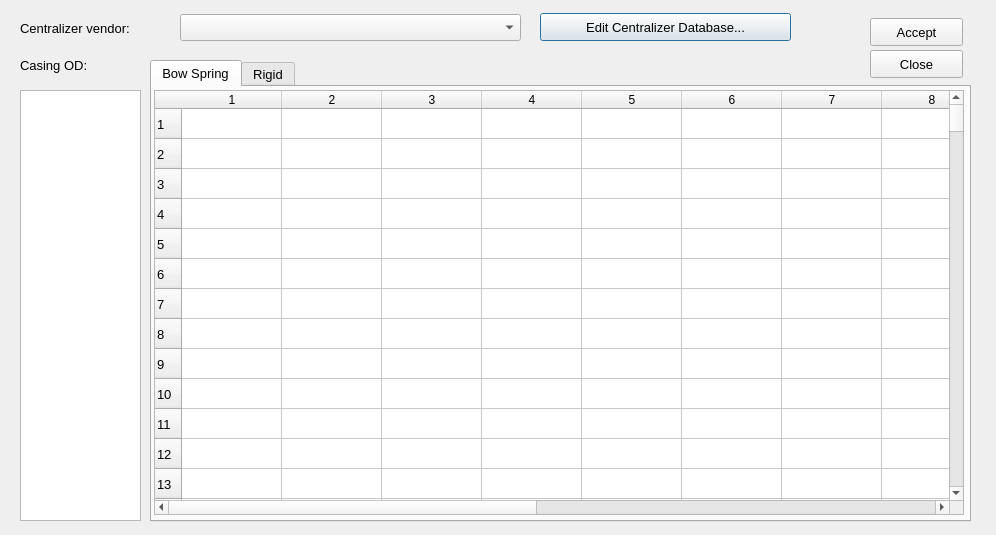
<?xml version="1.0" encoding="UTF-8"?>
<ui version="4.0">
 <class>CentralizerDatabase</class>
 <widget class="QDialog" name="CentralizerDatabase">
  <property name="geometry">
   <rect>
    <x>0</x>
    <y>0</y>
    <width>996</width>
    <height>535</height>
   </rect>
  </property>
  <property name="font">
   <font>
    <pointsize>10</pointsize>
   </font>
  </property>
  <property name="windowTitle">
   <string>Centralizer Database</string>
  </property>
  <widget class="QLabel" name="label">
   <property name="geometry">
    <rect>
     <x>20</x>
     <y>20</y>
     <width>151</width>
     <height>16</height>
    </rect>
   </property>
   <property name="font">
    <font>
     <pointsize>10</pointsize>
    </font>
   </property>
   <property name="text">
    <string>Centralizer vendor:</string>
   </property>
  </widget>
  <widget class="QComboBox" name="CDBVendor_comboBox">
   <property name="geometry">
    <rect>
     <x>180</x>
     <y>14</y>
     <width>341</width>
     <height>27</height>
    </rect>
   </property>
   <property name="font">
    <font>
     <pointsize>10</pointsize>
    </font>
   </property>
  </widget>
  <widget class="QPushButton" name="CDBEditCentralizerDB_pushButton">
   <property name="geometry">
    <rect>
     <x>540</x>
     <y>13</y>
     <width>251</width>
     <height>28</height>
    </rect>
   </property>
   <property name="text">
    <string>Edit Centralizer Database...</string>
   </property>
  </widget>
  <widget class="QLabel" name="label_2">
   <property name="geometry">
    <rect>
     <x>20</x>
     <y>55</y>
     <width>91</width>
     <height>21</height>
    </rect>
   </property>
   <property name="text">
    <string>Casing OD:</string>
   </property>
  </widget>
  <widget class="QListWidget" name="CDBCasingOD_listWidget">
   <property name="geometry">
    <rect>
     <x>20</x>
     <y>90</y>
     <width>121</width>
     <height>431</height>
    </rect>
   </property>
  </widget>
  <widget class="QTabWidget" name="CDB_tabWidget">
   <property name="geometry">
    <rect>
     <x>150</x>
     <y>60</y>
     <width>821</width>
     <height>462</height>
    </rect>
   </property>
   <property name="tabShape">
    <enum>QTabWidget::Rounded</enum>
   </property>
   <property name="currentIndex">
    <number>0</number>
   </property>
   <widget class="QWidget" name="tab">
    <attribute name="title">
     <string>Bow Spring</string>
    </attribute>
    <widget class="QTableWidget" name="CDBBowSpring_tableWidget">
     <property name="geometry">
      <rect>
       <x>2</x>
       <y>3</y>
       <width>810</width>
       <height>425</height>
      </rect>
     </property>
     <property name="horizontalScrollMode">
      <enum>QAbstractItemView::ScrollPerPixel</enum>
     </property>
     <property name="gridStyle">
      <enum>Qt::SolidLine</enum>
     </property>
     <property name="wordWrap">
      <bool>true</bool>
     </property>
     <property name="cornerButtonEnabled">
      <bool>true</bool>
     </property>
     <property name="rowCount">
      <number>200</number>
     </property>
     <property name="columnCount">
      <number>16</number>
     </property>
     <row/>
     <row/>
     <row/>
     <row/>
     <row/>
     <row/>
     <row/>
     <row/>
     <row/>
     <row/>
     <row/>
     <row/>
     <row/>
     <row/>
     <row/>
     <row/>
     <row/>
     <row/>
     <row/>
     <row/>
     <row/>
     <row/>
     <row/>
     <row/>
     <row/>
     <row/>
     <row/>
     <row/>
     <row/>
     <row/>
     <row/>
     <row/>
     <row/>
     <row/>
     <row/>
     <row/>
     <row/>
     <row/>
     <row/>
     <row/>
     <row/>
     <row/>
     <row/>
     <row/>
     <row/>
     <row/>
     <row/>
     <row/>
     <row/>
     <row/>
     <row/>
     <row/>
     <row/>
     <row/>
     <row/>
     <row/>
     <row/>
     <row/>
     <row/>
     <row/>
     <row/>
     <row/>
     <row/>
     <row/>
     <row/>
     <row/>
     <row/>
     <row/>
     <row/>
     <row/>
     <row/>
     <row/>
     <row/>
     <row/>
     <row/>
     <row/>
     <row/>
     <row/>
     <row/>
     <row/>
     <row/>
     <row/>
     <row/>
     <row/>
     <row/>
     <row/>
     <row/>
     <row/>
     <row/>
     <row/>
     <row/>
     <row/>
     <row/>
     <row/>
     <row/>
     <row/>
     <row/>
     <row/>
     <row/>
     <row/>
     <row/>
     <row/>
     <row/>
     <row/>
     <row/>
     <row/>
     <row/>
     <row/>
     <row/>
     <row/>
     <row/>
     <row/>
     <row/>
     <row/>
     <row/>
     <row/>
     <row/>
     <row/>
     <row/>
     <row/>
     <row/>
     <row/>
     <row/>
     <row/>
     <row/>
     <row/>
     <row/>
     <row/>
     <row/>
     <row/>
     <row/>
     <row/>
     <row/>
     <row/>
     <row/>
     <row/>
     <row/>
     <row/>
     <row/>
     <row/>
     <row/>
     <row/>
     <row/>
     <row/>
     <row/>
     <row/>
     <row/>
     <row/>
     <row/>
     <row/>
     <row/>
     <row/>
     <row/>
     <row/>
     <row/>
     <row/>
     <row/>
     <row/>
     <row/>
     <row/>
     <row/>
     <row/>
     <row/>
     <row/>
     <row/>
     <row/>
     <row/>
     <row/>
     <row/>
     <row/>
     <row/>
     <row/>
     <row/>
     <row/>
     <row/>
     <row/>
     <row/>
     <row/>
     <row/>
     <row/>
     <row/>
     <row/>
     <row/>
     <row/>
     <row/>
     <row/>
     <row/>
     <row/>
     <row/>
     <row/>
     <row/>
     <row/>
     <row/>
     <row/>
     <row/>
     <row/>
     <row/>
     <row/>
     <row/>
     <row/>
     <column/>
     <column/>
     <column/>
     <column/>
     <column/>
     <column/>
     <column/>
     <column/>
     <column/>
     <column/>
     <column/>
     <column/>
     <column/>
     <column/>
     <column/>
     <column/>
    </widget>
   </widget>
   <widget class="QWidget" name="tab_2">
    <attribute name="title">
     <string>Rigid</string>
    </attribute>
    <widget class="QTableWidget" name="CDBRigid_tableWidget">
     <property name="geometry">
      <rect>
       <x>2</x>
       <y>3</y>
       <width>810</width>
       <height>425</height>
      </rect>
     </property>
     <property name="horizontalScrollMode">
      <enum>QAbstractItemView::ScrollPerPixel</enum>
     </property>
     <property name="rowCount">
      <number>200</number>
     </property>
     <property name="columnCount">
      <number>14</number>
     </property>
     <row/>
     <row/>
     <row/>
     <row/>
     <row/>
     <row/>
     <row/>
     <row/>
     <row/>
     <row/>
     <row/>
     <row/>
     <row/>
     <row/>
     <row/>
     <row/>
     <row/>
     <row/>
     <row/>
     <row/>
     <row/>
     <row/>
     <row/>
     <row/>
     <row/>
     <row/>
     <row/>
     <row/>
     <row/>
     <row/>
     <row/>
     <row/>
     <row/>
     <row/>
     <row/>
     <row/>
     <row/>
     <row/>
     <row/>
     <row/>
     <row/>
     <row/>
     <row/>
     <row/>
     <row/>
     <row/>
     <row/>
     <row/>
     <row/>
     <row/>
     <row/>
     <row/>
     <row/>
     <row/>
     <row/>
     <row/>
     <row/>
     <row/>
     <row/>
     <row/>
     <row/>
     <row/>
     <row/>
     <row/>
     <row/>
     <row/>
     <row/>
     <row/>
     <row/>
     <row/>
     <row/>
     <row/>
     <row/>
     <row/>
     <row/>
     <row/>
     <row/>
     <row/>
     <row/>
     <row/>
     <row/>
     <row/>
     <row/>
     <row/>
     <row/>
     <row/>
     <row/>
     <row/>
     <row/>
     <row/>
     <row/>
     <row/>
     <row/>
     <row/>
     <row/>
     <row/>
     <row/>
     <row/>
     <row/>
     <row/>
     <row/>
     <row/>
     <row/>
     <row/>
     <row/>
     <row/>
     <row/>
     <row/>
     <row/>
     <row/>
     <row/>
     <row/>
     <row/>
     <row/>
     <row/>
     <row/>
     <row/>
     <row/>
     <row/>
     <row/>
     <row/>
     <row/>
     <row/>
     <row/>
     <row/>
     <row/>
     <row/>
     <row/>
     <row/>
     <row/>
     <row/>
     <row/>
     <row/>
     <row/>
     <row/>
     <row/>
     <row/>
     <row/>
     <row/>
     <row/>
     <row/>
     <row/>
     <row/>
     <row/>
     <row/>
     <row/>
     <row/>
     <row/>
     <row/>
     <row/>
     <row/>
     <row/>
     <row/>
     <row/>
     <row/>
     <row/>
     <row/>
     <row/>
     <row/>
     <row/>
     <row/>
     <row/>
     <row/>
     <row/>
     <row/>
     <row/>
     <row/>
     <row/>
     <row/>
     <row/>
     <row/>
     <row/>
     <row/>
     <row/>
     <row/>
     <row/>
     <row/>
     <row/>
     <row/>
     <row/>
     <row/>
     <row/>
     <row/>
     <row/>
     <row/>
     <row/>
     <row/>
     <row/>
     <row/>
     <row/>
     <row/>
     <row/>
     <row/>
     <row/>
     <row/>
     <row/>
     <row/>
     <row/>
     <row/>
     <row/>
     <column/>
     <column/>
     <column/>
     <column/>
     <column/>
     <column/>
     <column/>
     <column/>
     <column/>
     <column/>
     <column/>
     <column/>
     <column/>
     <column/>
    </widget>
   </widget>
  </widget>
  <widget class="QPushButton" name="CDBAccept_pushButton">
   <property name="geometry">
    <rect>
     <x>870</x>
     <y>18</y>
     <width>93</width>
     <height>28</height>
    </rect>
   </property>
   <property name="text">
    <string>Accept</string>
   </property>
  </widget>
  <widget class="QPushButton" name="CDBClose_pushButton">
   <property name="geometry">
    <rect>
     <x>870</x>
     <y>50</y>
     <width>93</width>
     <height>28</height>
    </rect>
   </property>
   <property name="text">
    <string>Close</string>
   </property>
  </widget>
 </widget>
 <resources/>
 <connections>
  <connection>
   <sender>CDBClose_pushButton</sender>
   <signal>clicked()</signal>
   <receiver>CentralizerDatabase</receiver>
   <slot>close()</slot>
   <hints>
    <hint type="sourcelabel">
     <x>916</x>
     <y>63</y>
    </hint>
    <hint type="destinationlabel">
     <x>497</x>
     <y>267</y>
    </hint>
   </hints>
  </connection>
 </connections>
</ui>
